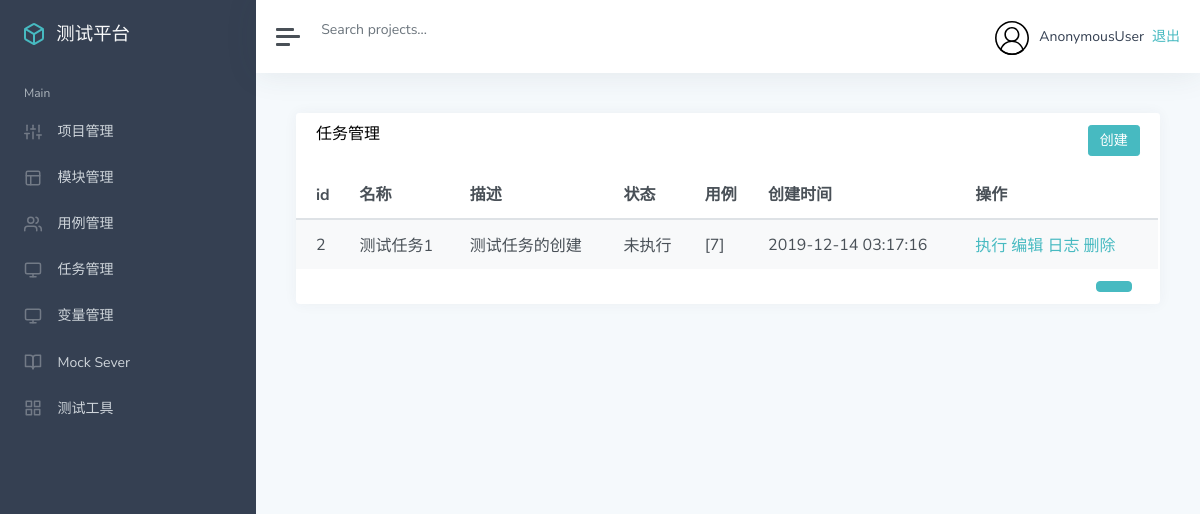
Before: /task/task_list/ with the older database file.
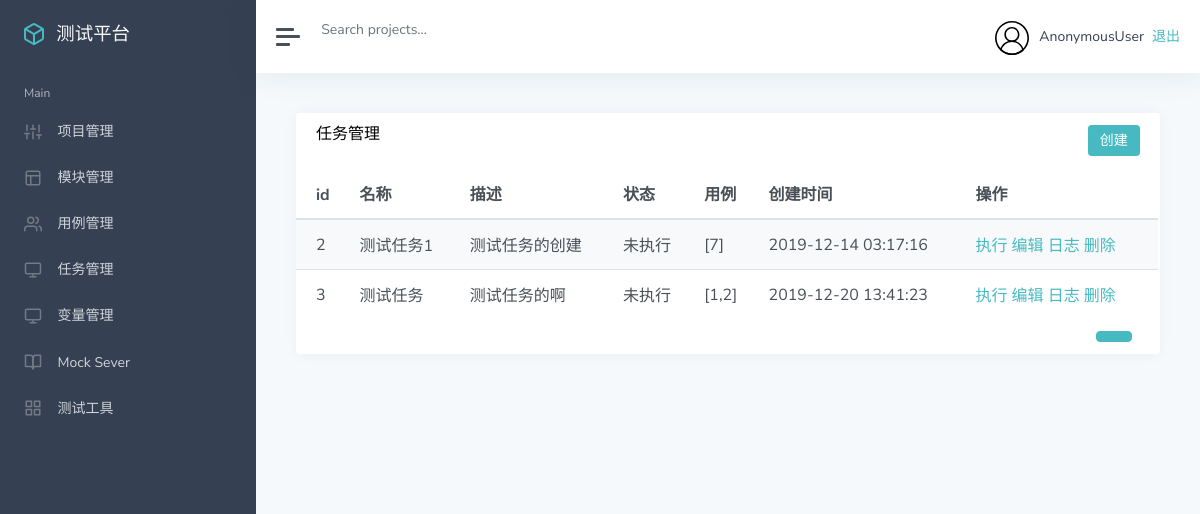
After: the same page with the newer database file.
### app_task/models.py (models this page shows, shortened)
class TestTask(models.Model):
    name = models.CharField("名称", max_length=100, blank=False, default="")
    describe = models.TextField("描述", default="")
    status = models.IntegerField("状态", default=0)   #0:未执行、1：执行中、2：执行完成
    cases = models.TextField("关联用例", default="")
    create_time = models.DateTimeField("创建时间", auto_now_add=True)

### app_task/views.py (the view)
# urls.py: path('task_list/', views.task_list),
def task_list(request):
    task = TestTask.objects.all()
    return render(request, 'task/list.html',{
        "task":task
    })

### templates/task/list.html (shortened to what this page needs)
{% extends "manage.html" %}
{% block manage %}
<div class="card flex-fill">
    <div class="card-header">
        <h5 class="card-title mb-0" style="float:left">任务管理</h5>
        <button onclick="add()" type="button" class="btn btn-primary" style="float:right">创建</button>
    </div>
    <div id="datatables-dashboard-traffic_wrapper" class="dataTables_wrapper dt-bootstrap4 no-footer">
        <div class="row">
            <div class="col-sm-12">
                <table id="datatables-dashboard-traffic" class="table table-striped my-0 dataTable no-footer"
                    role="grid" aria-describedby="datatables-dashboard-traffic_info">
                    <thead>
                        <tr role="row">
                            <th>id</th>
                            <th>名称</th>
                            <th>描述</th>
                            <th>状态</th>
                            <th>用例</th>
                            <th>创建时间</th>
                            <th>操作</th>
                        </tr>
                    </thead>
                    <tbody>
                        {% for t in task %}
                        <tr role="row" class="odd">
                            <td>{{ t.id }}</td>
                            <td>{{ t.name }}</td>
                            <td>{{ t.describe }}</td>
                            {% if t.status == 0 %}
                                <td>未执行</td>
                            {% endif %}
                            <td>{{ t.cases }}</td>
                            <td>{{ t.create_time | date:"Y-m-d H:i:s"}}</td>
                            <td>
                                <a href="/task/task_run/{{t.id}}/">执行</a>
                                <a href="/task/task_edit/{{t.id}}/">编辑</a>
                                <a href="/task/task_log/{{t.id}}/">日志</a>
                                <a style="color:#47bac1" onclick="case_delete({{ c.id }})">删除</a>
                            </td>
                        </tr>
                        {% endfor %}
                    </tbody>
                </table>
            </div>
        </div>
        <div class="row">
            <div class="col-sm-12 col-md-5">
                <div class="dataTables_info" id="datatables-dashboard-traffic_info" role="status" aria-live="polite">
                </div>
            </div>
            <div class="col-sm-12 col-md-7">
                <div class="dataTables_paginate paging_simple_numbers" id="datatables-dashboard-traffic_paginate">
                    <ul class="pagination">
                        <li class="paginate_button page-item active">
                            <a href="#" aria-controls="datatables-dashboard-traffic" data-dt-idx="1" tabindex="0"
                                class="page-link">{{ case_projects.number }}</a>
                        </li>
                    </ul>
                </div>
            </div>
        </div>
    </div>
</div>
{% endblock %}

Changed rows visible on the page:
added TestTask: id "3", name "测试任务", describe "测试任务的啊", status "未执行", cases "[1,2]", create_time "2019-12-20 13:41:23"
